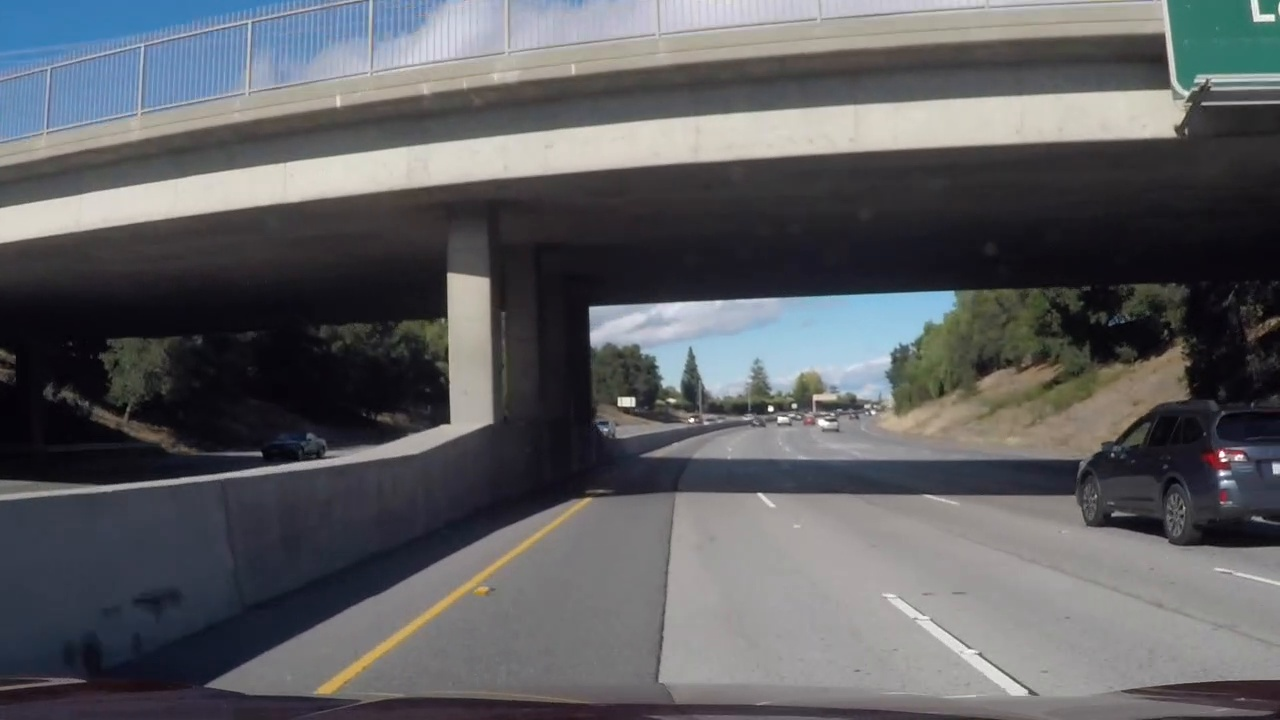
#> input picture project_video_images/challenge_video_img116.jpg, 1280 x 720 px
$ python -i color_gradient_thresholds.py   (imports and definitions only)   (older library calls are emulated)
#> lines starting #> are read from the running program, lines starting #| are printed output that depends on the picture

import cv2
import numpy as np


def abs_sobel_thresh(img, orient='x', sobel_kernel=3, thresh=(0, 255)):
#> called with orient = 'x', sobel_kernel = 3, thresh = (0, 255)
    gray = cv2.cvtColor(img, cv2.COLOR_RGB2GRAY)
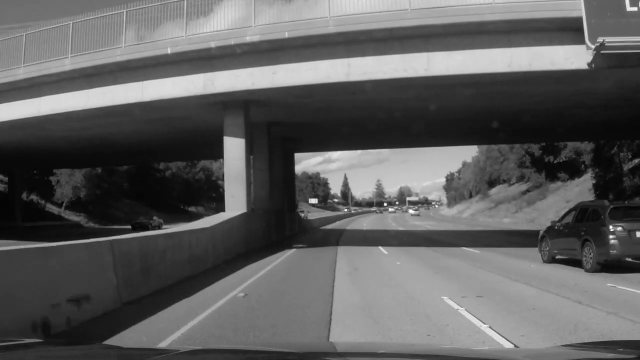
#> gray: shape (720, 1280) (shown at 1/2 size); min 1, max 255, mean 94.3
    if orient == 'x':
        abs_sobel = np.absolute(cv2.Sobel(gray, cv2.CV_64F, 1, 0))
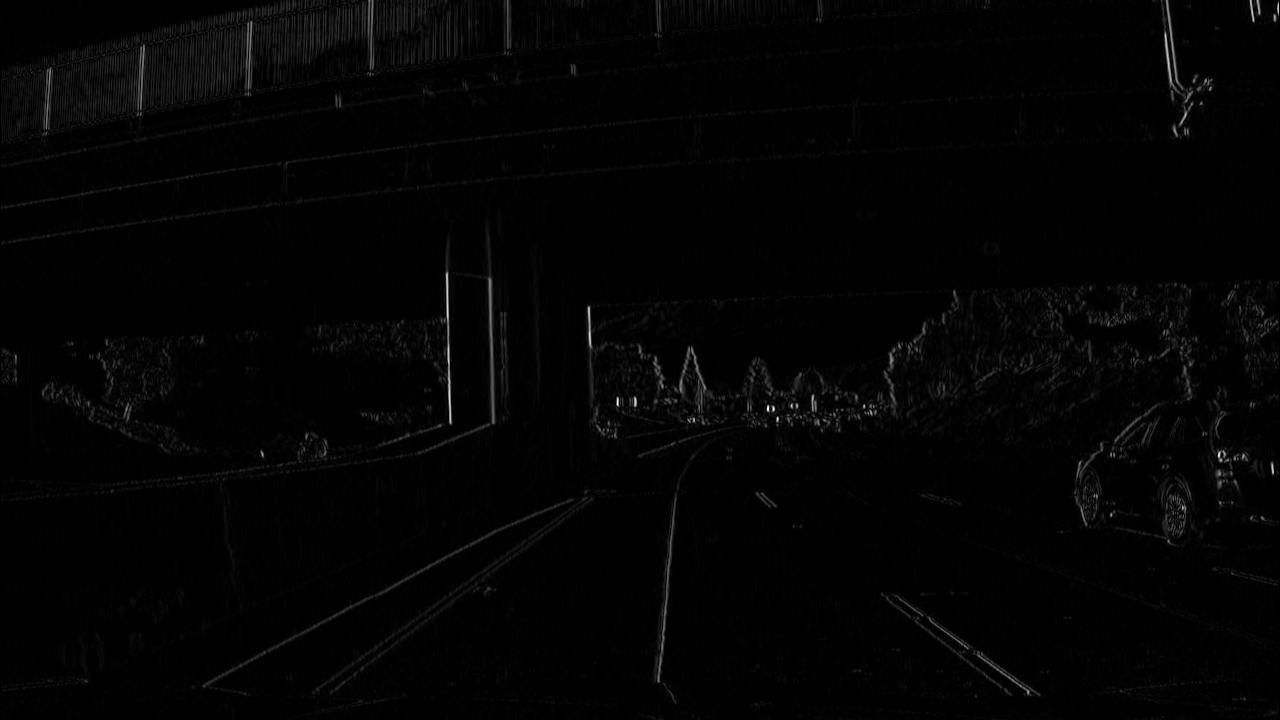
#> abs_sobel: shape (720, 1280) float64; min 0, max 677, mean 9.8; drawn with min black and max white
    if orient == 'y':
        abs_sobel = np.absolute(cv2.Sobel(gray, cv2.CV_64F, 0, 1))
    # Rescale back to 8 bit integer
    scaled_sobel = np.uint8(255*abs_sobel/np.max(abs_sobel))
    # Create a copy and apply the threshold
    binary_output = np.zeros_like(scaled_sobel)
    binary_output[(scaled_sobel >= thresh[0]) & (scaled_sobel <= thresh[1])] = 1

    return binary_output

# [59 lines left out: functions mag_thresh, dir_threshold, hls_select, ycrcb_select, lab_select, rgb_select, not called in this run]

>>> import cv2
>>> picture = cv2.cvtColor(cv2.imread('project_video_images/challenge_video_img116.jpg'), cv2.COLOR_BGR2RGB)
>>> result = abs_sobel_thresh(picture)
#> result: shape (720, 1280); every value is 1

$ run again, on project_video_images/challenge_video_img12.jpg
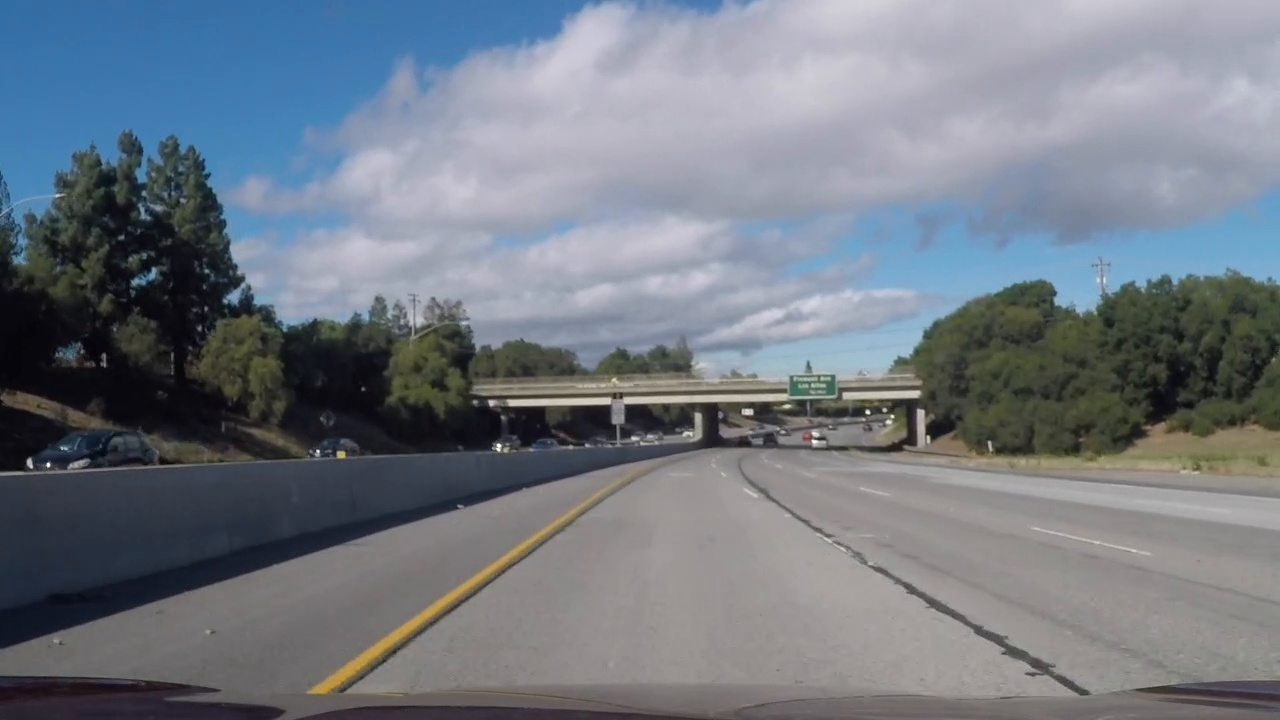
#> input picture project_video_images/challenge_video_img12.jpg, 1280 x 720 px
#> in abs_sobel_thresh, `gray = cv2.cvtColor(img, cv2.COLOR_RGB2GRAY)`:
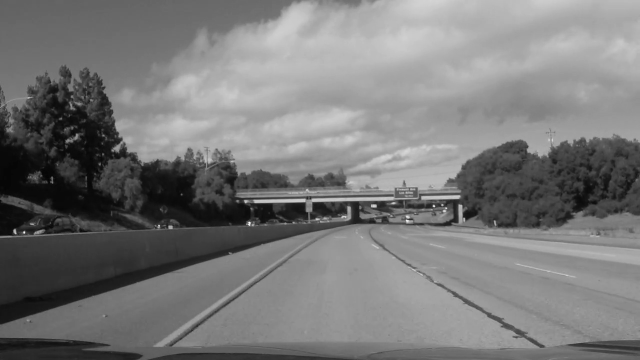
#> gray: shape (720, 1280) (shown at 1/2 size); min 1, max 254, mean 120.6
#> in abs_sobel_thresh, `abs_sobel = np.absolute(cv2.Sobel(gray, cv2.CV_64F, 1, 0))`:
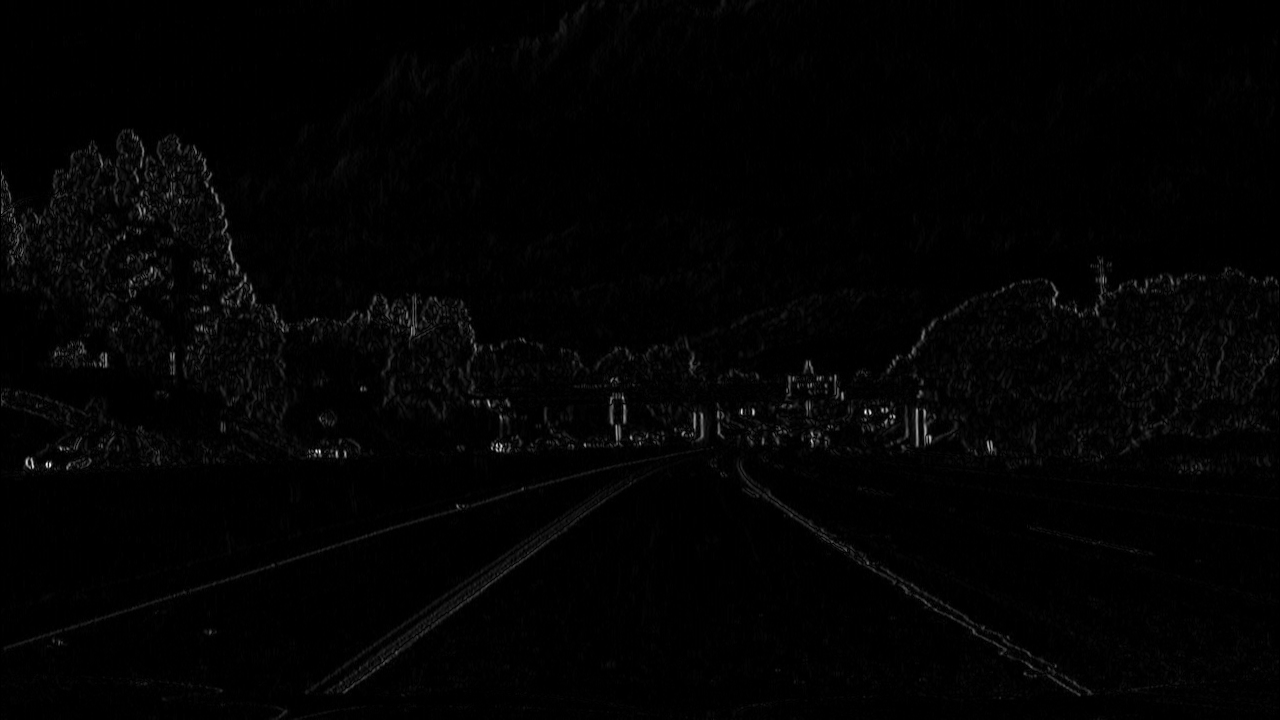
#> abs_sobel: shape (720, 1280) float64; min 0, max 675, mean 8.8; drawn with min black and max white
#> result: shape (720, 1280); every value is 1

$ run again, on project_video_images/challenge_video_img128.jpg
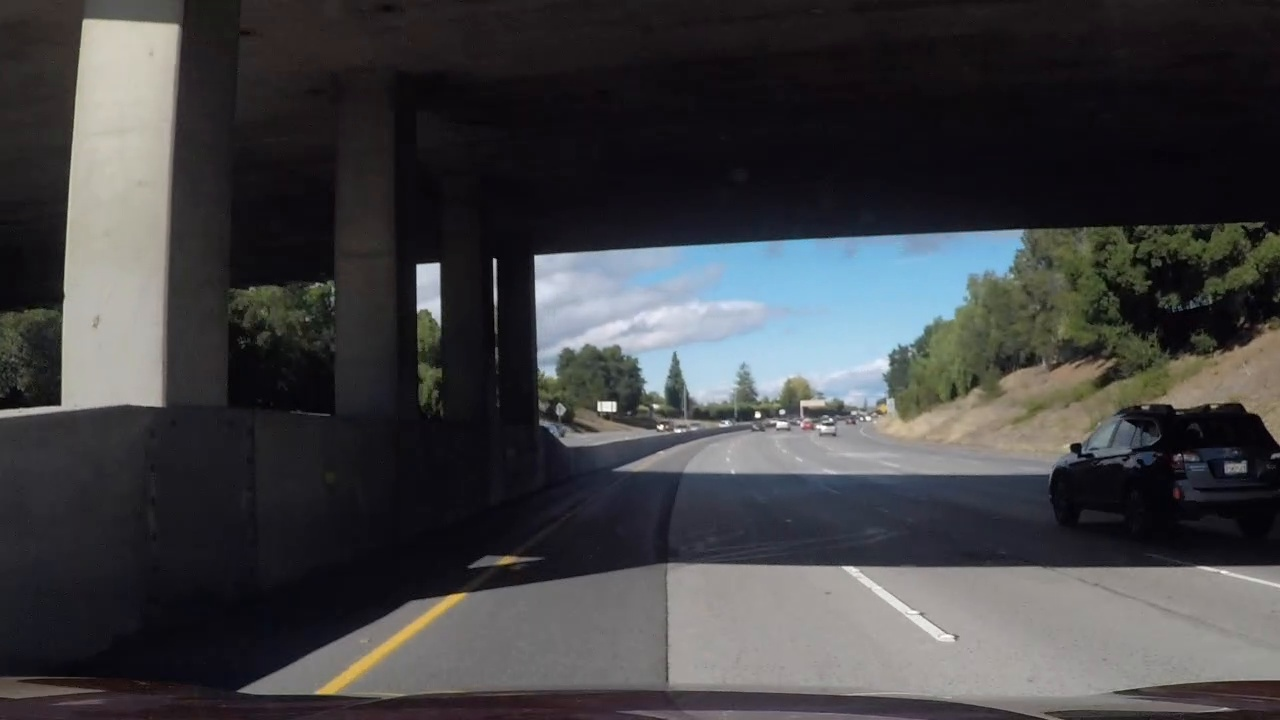
#> input picture project_video_images/challenge_video_img128.jpg, 1280 x 720 px
#> in abs_sobel_thresh, `gray = cv2.cvtColor(img, cv2.COLOR_RGB2GRAY)`:
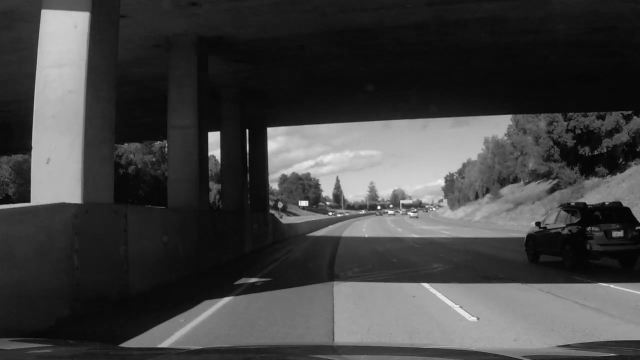
#> gray: shape (720, 1280) (shown at 1/2 size); min 0, max 255, mean 65.6
#> in abs_sobel_thresh, `abs_sobel = np.absolute(cv2.Sobel(gray, cv2.CV_64F, 1, 0))`:
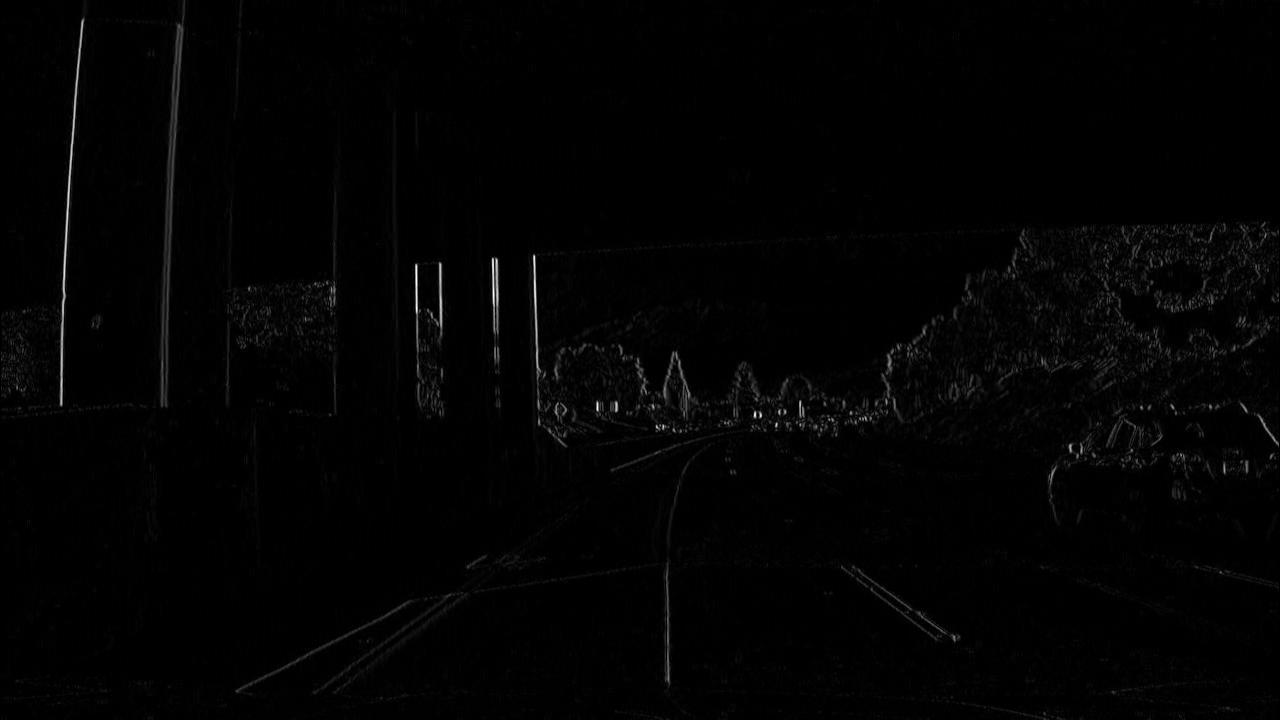
#> abs_sobel: shape (720, 1280) float64; min 0, max 719, mean 8.7; drawn with min black and max white
#> result: shape (720, 1280); every value is 1
